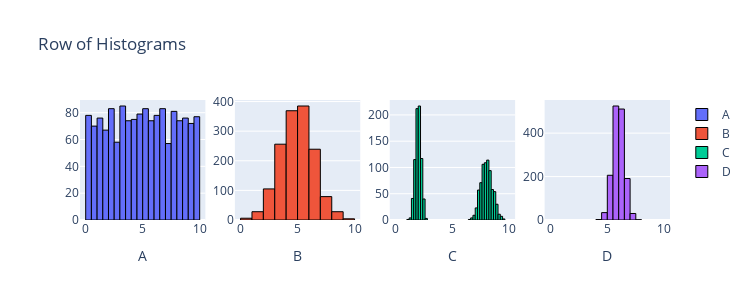

Notebook source saved alongside this figure:
### Markdown cell above
#### 4. Run the code below and look at the resulting figure of distrubutions and then answer the following questions

1. Which datasets have similar means and similar variances
2. Which datasets have similar means but quite different variances
3. Which datasets have similar variances but quite different means
4. Which datasets have quite different means and quite different variances
    
<details class="details-example"><summary style="color:blue"><u>Further Guidance</u></summary>
    
> Can you answer these questions immediately? If not, first review what the basic ideas of **sample means** and **sample standard deviations** (and **sample variances**) are. Their mathematical definitions are given below, and are useful for understanding the intuition of these concepts in terms of "averages" of things, like "observations" or "squared differences" (and then perhaps square-rooted). But there are other ways to "intuitively visually" understand **sample means** and **sample standard deviations** (and **sample variances**) which a ChatBot would be able to discuss with you.
>
> - sample mean $\displaystyle \bar x = \frac{1}{n}\sum_{i=1}^n x_i$ 
> - sample variance $\displaystyle s^2 = \frac{1}{n-1}\sum_{i=1}^n (x_i-\bar x)^2$
> - sample standard deviation $\displaystyle s = \sqrt{s^2}$
>
> It's potentially maybe possible that you or a ChatBot could answer these questions by looking at the code that produced the data you're considering. But if you're trying to check and understand things that way, you should instead consider just calculate the statistics that answer the questions themselves...
> - `np.mean(df.col)` or `df.col.mean()`
> - `np.std(df.col, dof=1)` / `np.var(df.col, dof=1)` or `df.col.std(dof=1)` / `df.col.var(dof=1)`
>
> _If you are resorting to calculating the statistics that answer the questions, try to understand the answers after you have them... just getting the "right" answers kind of defeats the point of this exercise..._
>
> - The difference between trying to answer this question using the code that produced the data versus calculating the statistics from the data comes down to the difference between **parameters** and **statistics**, but this will be discussed in the lecture... in the meantime, howevever, if you're curious about this... you could consider prompting a ChatBot to explain the difference between **parameters** and **statistics**...
>     - ... this would naturally lead to some discussion of the relationship between **populations** and **samples**, and from there it would only be a little further to start working to understand the relationship between **statistics** and **parameters** and how they connect to *populations* and *samples* (and hence each other)...    
    
</details>

### Code cell
from scipy import stats
import plotly.graph_objects as go
from plotly.subplots import make_subplots
import numpy as np

n = 1500
data1 = stats.uniform.rvs(0, 10, size=n)
data2 = stats.norm.rvs(5, 1.5, size=n)
data3 = np.r_[stats.norm.rvs(2, 0.25, size=int(n/2)), stats.norm.rvs(8, 0.5, size=int(n/2))]
data4 = stats.norm.rvs(6, 0.5, size=n)

fig = make_subplots(rows=1, cols=4)

fig.add_trace(go.Histogram(x=data1, name='A', nbinsx=30, marker=dict(line=dict(color='black', width=1))), row=1, col=1)
fig.add_trace(go.Histogram(x=data2, name='B', nbinsx=15, marker=dict(line=dict(color='black', width=1))), row=1, col=2)
fig.add_trace(go.Histogram(x=data3, name='C', nbinsx=45, marker=dict(line=dict(color='black', width=1))), row=1, col=3)
fig.add_trace(go.Histogram(x=data4, name='D', nbinsx=15, marker=dict(line=dict(color='black', width=1))), row=1, col=4)

fig.update_layout(height=300, width=750, title_text="Row of Histograms")
fig.update_xaxes(title_text="A", row=1, col=1)
fig.update_xaxes(title_text="B", row=1, col=2)
fig.update_xaxes(title_text="C", row=1, col=3)
fig.update_xaxes(title_text="D", row=1, col=4)
fig.update_xaxes(range=[-0.5, 10.5])

for trace in fig.data:
    trace.xbins = dict(start=0, end=10)
    
# This code was produced by just making requests to Microsoft Copilot
# https://github.com/pointOfive/stat130chat130/blob/main/CHATLOG/wk3/COP/SLS/0001_concise_makeAplotV1.md

fig.show() # USE `fig.show(renderer="png")` FOR ALL GitHub and MarkUs SUBMISSIONS

### Figure 1 — Plotly figure (JSON) as saved in the notebook; plotly's stock layout.template omitted (floating-point values rounded to 4 significant figures; data arrays with more than 128 entries replaced by an {"elided": "..."} marker saying what was removed)
{"data": [{"marker": {"line": {"color": "black", "width": 1}}, "name": "A", "nbinsx": 30, "type": "histogram", "x": {"elided": "1500 float values"}, "xaxis": "x", "xbins": {"end": 10, "start": 0}, "yaxis": "y"}, {"marker": {"line": {"color": "black", "width": 1}}, "name": "B", "nbinsx": 15, "type": "histogram", "x": {"elided": "1500 float values"}, "xaxis": "x2", "xbins": {"end": 10, "start": 0}, "yaxis": "y2"}, {"marker": {"line": {"color": "black", "width": 1}}, "name": "C", "nbinsx": 45, "type": "histogram", "x": {"elided": "1500 float values"}, "xaxis": "x3", "xbins": {"end": 10, "start": 0}, "yaxis": "y3"}, {"marker": {"line": {"color": "black", "width": 1}}, "name": "D", "nbinsx": 15, "type": "histogram", "x": {"elided": "1500 float values"}, "xaxis": "x4", "xbins": {"end": 10, "start": 0}, "yaxis": "y4"}], "layout": {"height": 300, "title": {"text": "Row of Histograms"}, "width": 750, "xaxis": {"anchor": "y", "domain": [0, 0.2125], "range": [-0.5, 10.5], "title": {"text": "A"}}, "xaxis2": {"anchor": "y2", "domain": [0.2625, 0.475], "range": [-0.5, 10.5], "title": {"text": "B"}}, "xaxis3": {"anchor": "y3", "domain": [0.525, 0.7375], "range": [-0.5, 10.5], "title": {"text": "C"}}, "xaxis4": {"anchor": "y4", "domain": [0.7875, 1], "range": [-0.5, 10.5], "title": {"text": "D"}}, "yaxis": {"anchor": "x", "domain": [0, 1]}, "yaxis2": {"anchor": "x2", "domain": [0, 1]}, "yaxis3": {"anchor": "x3", "domain": [0, 1]}, "yaxis4": {"anchor": "x4", "domain": [0, 1]}}}
